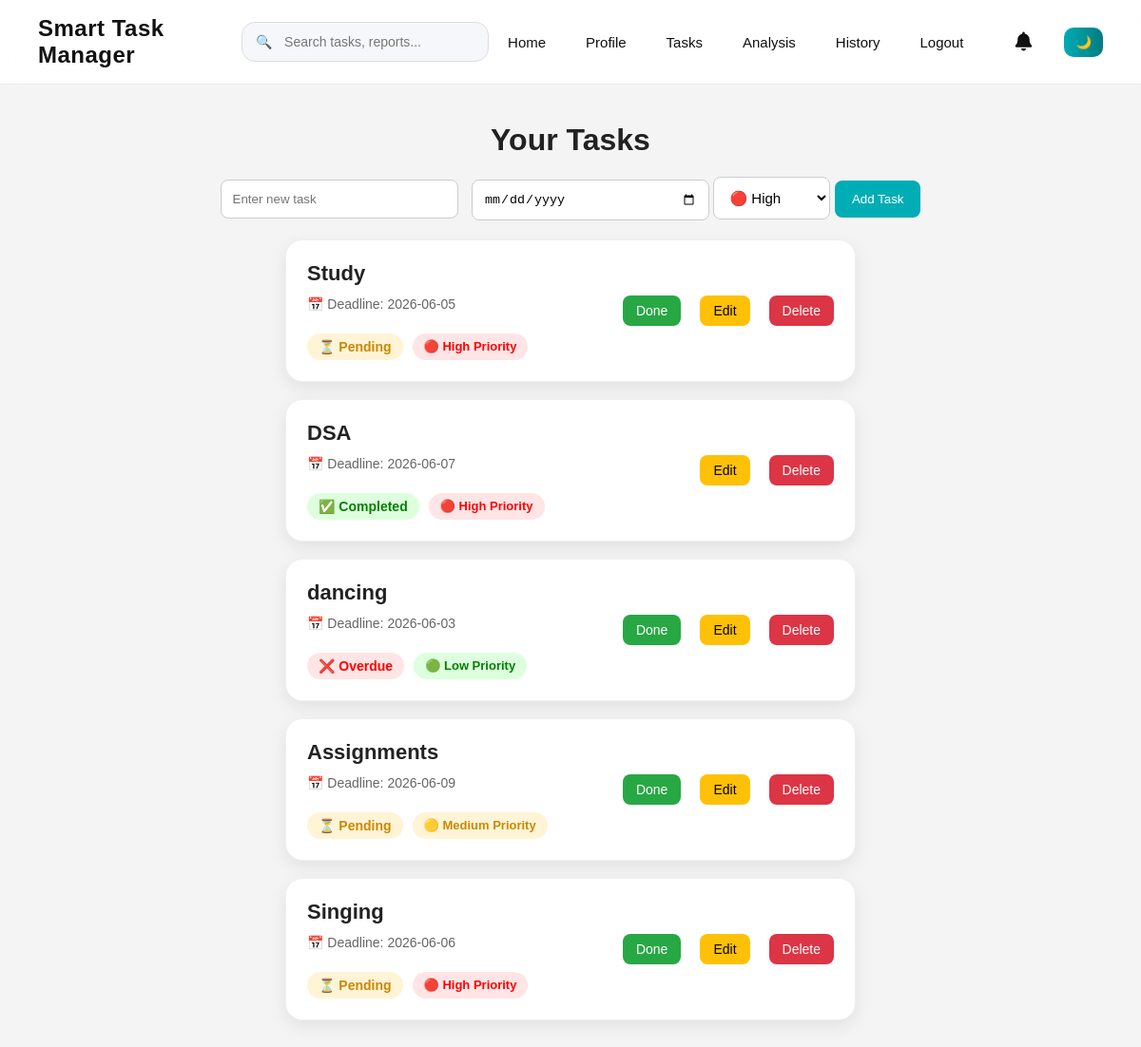
/tasks (signed in), run on the app's committed database.
### tables this page shows
CREATE TABLE tasks (
        id INTEGER PRIMARY KEY AUTOINCREMENT,
        username TEXT,
        task TEXT,
        status TEXT DEFAULT 'pending',
        deadline TEXT,
        priority TEXT DEFAULT 'Medium',
        created_at TEXT,
        completed_at TEXT
    );

### app.py (the view, shortened to what this page needs)
@app.route('/tasks', methods=['GET', 'POST'])
def tasks():
    if 'user' not in session:
        return redirect('/login')
    conn = sqlite3.connect("data.db")
    c = conn.cursor()
    c.execute("SELECT * FROM tasks WHERE username=?",
              (session['user'],))
    data = c.fetchall()
    today = datetime.now().date()
    for task in data:
        task_id = task[0]
        task_name = task[2]
        status = task[3]
        deadline = task[4]
        try:
            deadline_date = datetime.strptime(
                deadline,
                "%Y-%m-%d"
            ).date()
            if deadline_date == today and status != "completed":
                add_notification(
                    session['user'],
                    task_id,
                    f'📅 Task "{task_name}" is due today',
                    'due_today'
                )
            elif deadline_date < today and status != "completed":
                add_notification(
                    session['user'],
                    task_id,
                    f'⚠️ Task "{task_name}" is overdue','overdue'
                )
        except:
            pass
    conn.close()
    updated_tasks = []
    for task in data:
        try:
            deadline_date = datetime.strptime(task[4], "%Y-%m-%d").date()
        except ValueError:
            deadline_date = None
        updated_tasks.append(
        (
            task[0],#id
            task[1],#username
            task[2],#task
            task[3],#status
            deadline_date,
            task[5] #priority
        )
    )
    return render_template('tasks.html', tasks=updated_tasks,today=today)

### app.py (called while the page is built, shortened)
@app.context_processor
def notification_count():
    if 'user' not in session:
        return dict(unread_count=0)
    conn = sqlite3.connect("data.db")
    c = conn.cursor()
    c.execute("""
        SELECT COUNT(*)
        FROM notifications
        WHERE username=?
        AND is_read=0
    """, (session['user'],))
    count = c.fetchone()[0]
    conn.close()
    return dict(unread_count=count)

def add_notification(username, task_id, message, notification_type):
    conn = sqlite3.connect("data.db")
    c = conn.cursor()
    c.execute("""
        SELECT id
        FROM notifications
        WHERE username=?
        AND task_id=?
        AND type=?
    """, (
        username,
        task_id,
        notification_type
))
    existing = c.fetchone()
    conn.close()

### templates/tasks.html (shortened to what this page needs)
{% extends "base.html" %}
{% block content %}
<div class="tasks-page">
    <h1>Your Tasks</h1>
    <form method="POST" action="/tasks" class="task-form">
        <input type="text" name="task" placeholder="Enter new task" required>
        <input type="date" name="deadline" required>
        <select name="priority" required>
            <option value="High">🔴 High</option>
        </select>
        <button type="submit">Add Task</button>
    </form>
    {% if tasks %}
    <ul class="task-list">
        {% for task in tasks %}
        <li class="task-item">
            <div class="task-left">
                <h3>{{ task[2] }}</h3>
                <small>
                    📅 Deadline: {{ task[4] }}
                </small>
                <br>
                <div class="task-badges">
                    {% if task[3] == 'completed' %}
                    <span class="completed-badge">
                        ✅ Completed
                    </span>
                    {% elif task[4] < today %} <span class="overdue-badge">
                        ❌ Overdue
                        </span>
                        {% else %}
                        <span class="pending-badge">
                            ⏳ Pending
                        </span>
                        {% endif %}
                        {% if task[5]|lower == 'high' %}
                        <span class="high-priority">
                            🔴 High Priority
                        </span>
                        {% elif task[5]|lower == 'medium' %}
                        <span class="medium-priority">
                            🟡 Medium Priority
                        </span>
                        {% else %}
                        <span class="low-priority">
                            🟢 Low Priority
                        </span>
                        {% endif %}
                </div>
            </div>
            <div class="task-actions">
                {% if task[3] == 'pending' %}
                <a href="/complete/{{ task[0] }}" class="done-btn">
                    Done
                </a>
                {% endif %}
                <a href="/edit/{{ task[0] }}" class="edit-btn">
                    Edit
                </a>
                <a href="/delete/{{ task[0] }}" class="delete-btn">
                    Delete
                </a>
            </div>
        </li>
        {% endfor %}
    </ul>
    {% endif %}
</div>
{% endblock %}

### static/style.css (style rules this page uses)
body, nav, .login-box, .task-item, .card, .stat-card, .extra-card, table, input, button { transition: background-color 0.3s ease, color 0.3s ease, border-color 0.3s ease; }
* { margin: 0; padding: 0; box-sizing: border-box; }
body { font-family: Arial, sans-serif; background-color: #f4f4f4; }
.tasks-page { padding: 40px; text-align: center; }
.tasks-page h1 { margin-bottom: 20px; color: #222; }
.task-form { margin-bottom: 20px; }
.task-form input { padding: 12px; width: 250px; border: 1px solid #ccc; border-radius: 8px; }
.task-form button { padding: 12px 18px; border: none; background-color: #00adb5; color: white; border-radius: 8px; cursor: pointer; }
.task-list { list-style: none; padding: 0; max-width: 600px; margin: auto; }
.task-list a { margin-left: 10px; text-decoration: none; color: #00adb5; }
.task-badges { display: flex; gap: 10px; flex-wrap: wrap; margin-top: 12px; }
.task-item { background: white; margin: 18px 0; padding: 22px; border-radius: 18px; display: flex; justify-content: space-between; align-items: center; gap: 20px; box-shadow: 0 6px 18px rgba(0, 0, 0, 0.08); border: 1px solid #f0f0f0; transition: all 0.3s ease; }
.task-left { text-align: left; }
.task-left h3 { margin-bottom: 10px; color: #222; font-size: 22px; font-weight: 600; }
.task-left small { color: #666; font-size: 14px; }
.completed-badge { display: inline-block; margin-top: 10px; background: #ddffdd; color: green; padding: 6px 12px; border-radius: 20px; font-size: 14px; font-weight: bold; }
.pending-badge { display: inline-block; margin-top: 10px; background: #fff4d6; color: #cc8800; padding: 6px 12px; border-radius: 20px; font-size: 14px; font-weight: bold; }
.overdue-badge { display: inline-block; margin-top: 10px; background: #ffe5e5; color: red; padding: 6px 12px; border-radius: 20px; font-size: 14px; font-weight: bold; }
.task-form input[type="date"] { padding: 12px; border: 1px solid #ccc; border-radius: 8px; margin-left: 10px; }
.task-actions .done-btn, .task-actions .delete-btn { padding: 8px 14px; border: none; border-radius: 8px; font-size: 14px; cursor: pointer; font-weight: 500; transition: all 0.2s ease-in-out; text-decoration: none; display: inline-block; }
.task-actions .done-btn { background-color: #28a745; color: white; }
.task-actions .delete-btn { background-color: #dc3545; color: white; }
.task-actions { display: flex; gap: 10px; align-items: center; flex-wrap: wrap; }
html { scroll-behavior: smooth; }
button, .hero-btn, .done-btn, .delete-btn { transition: all 0.3s ease; }
.task-actions .edit-btn { background-color: #ffc107; color: black; padding: 8px 14px; border-radius: 8px; text-decoration: none; font-size: 14px; font-weight: 500; transition: 0.2s; }
.high-priority, .medium-priority, .low-priority { display: inline-block; margin-top: 10px; padding: 6px 12px; border-radius: 20px; font-size: 13px; font-weight: bold; }
.high-priority { background-color: #ffe5e5; color: #ff0000; }
.medium-priority { background-color: #fff4d6; color: #cc8800; }
.low-priority { background-color: #ddffdd; color: green; }
select { padding: 12px; border-radius: 8px; border: 1px solid #ccc; font-size: 15px; background-color: white; cursor: pointer; transition: all 0.3s ease; }

### data on the page
tasks: task "Study", task "2026-06-05", status "⏳ Pending", priority "🔴 High Priority"
tasks: task "DSA", deadline "2026-06-07", status "✅ Completed", priority "🔴 High Priority"
tasks: task "dancing", deadline "2026-06-03", status "❌ Overdue", priority "🟢 Low Priority"
tasks: task "Assignments", deadline "2026-06-09", status "⏳ Pending", priority "🟡 Medium Priority"
tasks: task "Singing", deadline "2026-06-06", status "⏳ Pending", priority "🔴 High Priority"
